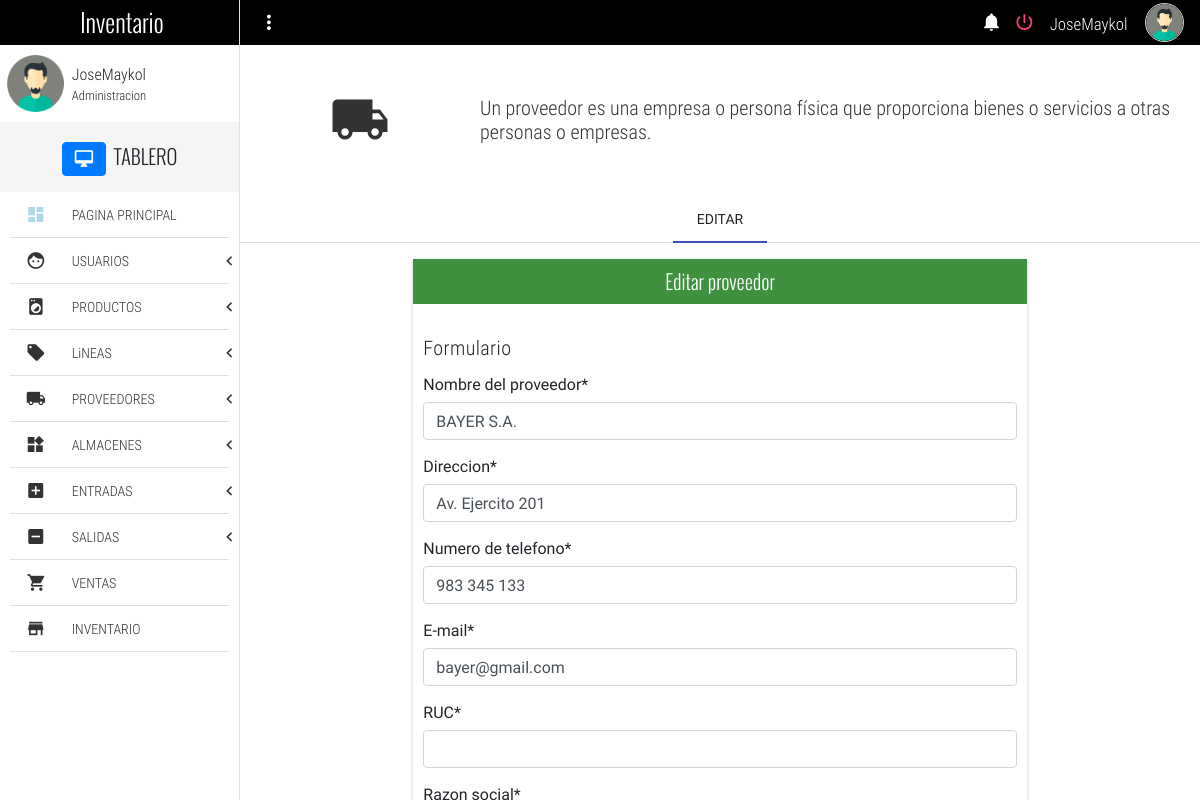
Page /editProvider/1 (signed in) on the earlier database version.
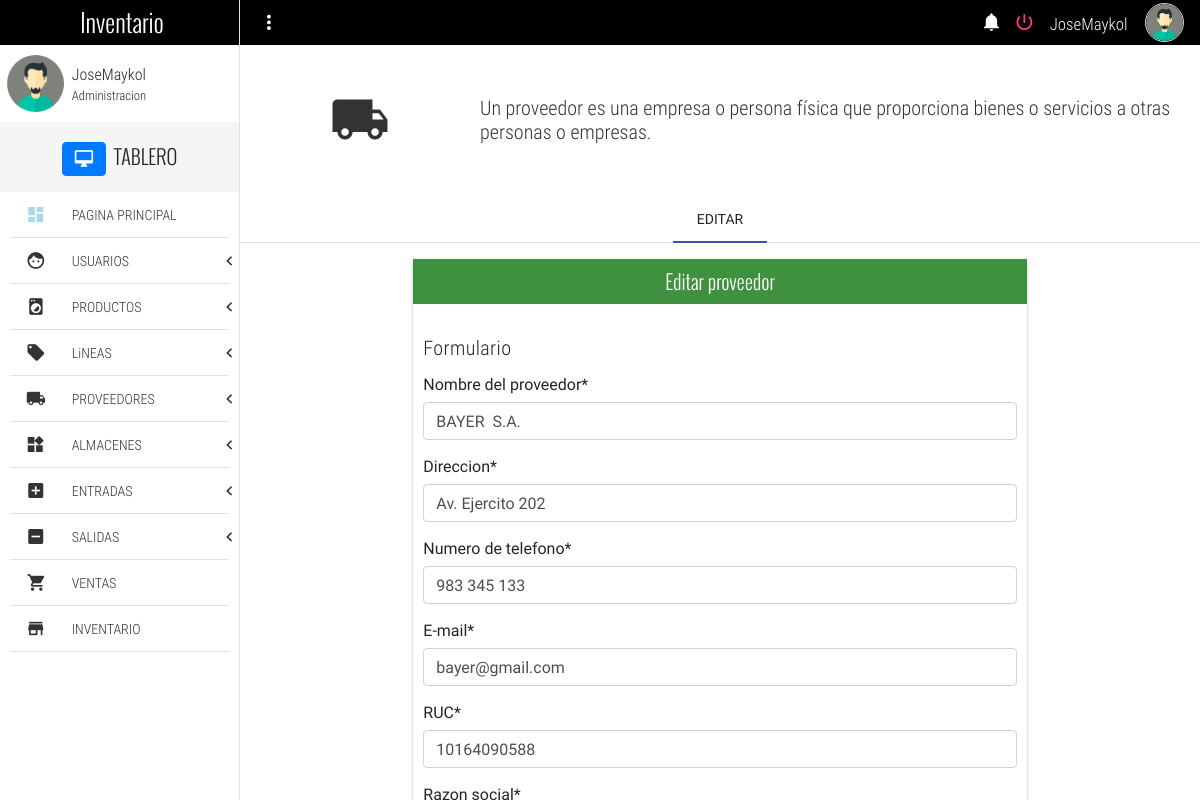
Same page on the later database version.
### Inventario/models.py (models this page shows, shortened)
class Provider(models.Model):
    name = models.CharField(max_length= 100, null= True, verbose_name= "Nombre del proveedor")
    adrress = models.CharField(max_length= 100, null= True, verbose_name= "Direccion")
    phone = models.CharField(max_length= 20, null= True, verbose_name= "Numero de telefono")
    email =  models.EmailField(null= True, verbose_name= "E-mail")
    RUC =models.CharField(null=True, max_length=11,verbose_name="RUC")
    razon_social = models.CharField(max_length=20, null=True, verbose_name="Razon social")
    class Meta:
        verbose_name = "Proveedor"
        verbose_name_plural =  "Proveedores"

### Inventario/views.py (the view)
# urls.py: path('editProvider/<int:provider_id>', views.editProvider, name = 'editProvider'),
def editProvider(request, provider_id):
    instancia = Provider.objects.get(id = provider_id)
    form = ProviderForm(instance=instancia)
    if request.method == "POST":
        form = ProviderForm(request.POST, instance = instancia)
        if form.is_valid():
            instancia = form.save(commit = False)
            instancia.save()
        return redirect("listProvider")
    return render(request, "editProvider.html", {'form' : form})

### Inventario/forms.py
class ProviderForm(forms.ModelForm):
	class Meta:
		model = Provider
		fields = [
				'name',
				'adrress',
				'phone',
				'email',
				'RUC',
				'razon_social',
		]

### Templates/editProvider.html (shortened to what this page needs)
{% extends 'base.html' %}
{% load crispy_forms_tags %}
{% block content %}
	<section class="full-width pageContent">
		<section class="full-width header-well">
			<div class="full-width header-well-icon">
				<i class="zmdi zmdi-truck"></i>
			</div>
			<div class="full-width header-well-text">
				<p class="text-condensedLight">
					Un proveedor es una empresa o persona física que proporciona bienes o servicios a otras personas o empresas.
				</p>
			</div>
		</section>
		<div class="mdl-tabs mdl-js-tabs mdl-js-ripple-effect">
			<div class="mdl-tabs__tab-bar">
				<a href="#tabNewProvider" class="mdl-tabs__tab is-active">EDITAR</a>
			</div>
			<div class="mdl-tabs__panel is-active" id="tabNewProvider">
				<div class="mdl-grid">
					<div class="mdl-cell mdl-cell--4-col-phone mdl-cell--8-col-tablet mdl-cell--8-col-desktop mdl-cell--2-offset-desktop">
						<div class="full-width panel mdl-shadow--2dp">
							<div class="full-width panel-tittle bg-success text-center tittles">
								Editar proveedor
							</div>
							<div class="full-width panel-content">
								<form method="POST" enctype="multipart/form-data">
									<h5 class="text-condensedLight">Formulario</h5>
									{{ form|crispy }}
								</form>
							</div>
						</div>
					</div>
				</div>
			</div>
		</div>
	</section>
{% endblock %}

Differences in the rows shown:
changed Provider "BAYER S.A.": adrress "Av. Ejercito 201" → "Av. Ejercito 202"; RUC (not shown) → "10164090588"
